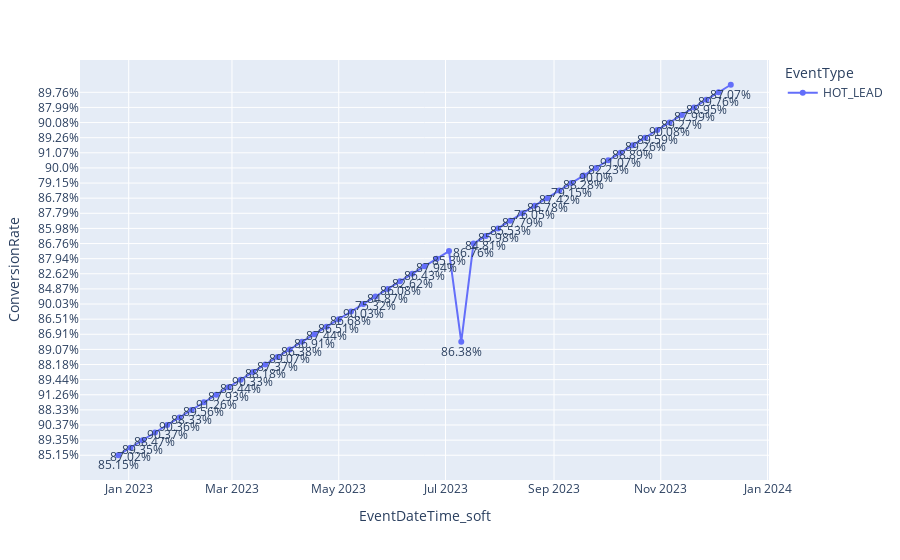

Here is the notebook cell this chart was saved with:
### Code cell
import plotly.express as px
fig = px.line(create_conversionRate(df,  "hot"),
                        x='EventDateTime_soft', y='ConversionRate', color='EventType', markers=True,
                        text='ConversionRate')

fig.update_traces(textposition='bottom center')

### Figure 1 — Plotly figure (JSON) as saved in the notebook; plotly's stock layout.template omitted (floating-point values rounded to 4 significant figures)
{"data": [{"hovertemplate": "EventType=HOT_LEAD<br>EventDateTime_soft=%{x}<br>ConversionRate=%{text}<extra></extra>", "legendgroup": "HOT_LEAD", "line": {"color": "#636efa", "dash": "solid"}, "marker": {"symbol": "circle"}, "mode": "text+lines+markers", "name": "HOT_LEAD", "orientation": "v", "showlegend": true, "text": ["85.15%", "87.02%", "89.35%", "88.47%", "90.37%", "90.36%", "88.33%", "89.56%", "91.26%", "87.93%", "89.44%", "90.33%", "88.18%", "87.37%", "89.07%", "86.38%", "86.91%", "87.44%", "86.51%", "86.68%", "90.03%", "75.32%", "84.87%", "86.08%", "82.62%", "86.43%", "87.94%", "85.3%", "86.38%", "86.76%", "84.81%", "85.98%", "85.53%", "87.79%", "76.05%", "86.78%", "87.42%", "79.15%", "88.28%", "90.0%", "82.23%", "91.07%", "88.89%", "89.26%", "89.59%", "90.08%", "89.27%", "87.99%", "88.95%", "89.76%", "87.07%"], "textposition": "bottom center", "type": "scatter", "x": ["2022-12-26T00:00:00", "2023-01-02T00:00:00", "2023-01-09T00:00:00", "2023-01-16T00:00:00", "2023-01-23T00:00:00", "2023-01-30T00:00:00", "2023-02-06T00:00:00", "2023-02-13T00:00:00", "2023-02-20T00:00:00", "2023-02-27T00:00:00", "2023-03-06T00:00:00", "2023-03-13T00:00:00", "2023-03-20T00:00:00", "2023-03-27T00:00:00", "2023-04-03T00:00:00", "2023-04-10T00:00:00", "2023-04-17T00:00:00", "2023-04-24T00:00:00", "2023-05-01T00:00:00", "2023-05-08T00:00:00", "2023-05-15T00:00:00", "2023-05-22T00:00:00", "2023-05-29T00:00:00", "2023-06-05T00:00:00", "2023-06-12T00:00:00", "2023-06-19T00:00:00", "2023-06-26T00:00:00", "2023-07-03T00:00:00", "2023-07-10T00:00:00", "2023-07-17T00:00:00", "2023-07-24T00:00:00", "2023-07-31T00:00:00", "2023-08-07T00:00:00", "2023-08-14T00:00:00", "2023-08-21T00:00:00", "2023-08-28T00:00:00", "2023-09-04T00:00:00", "2023-09-11T00:00:00", "2023-09-18T00:00:00", "2023-09-25T00:00:00", "2023-10-02T00:00:00", "2023-10-09T00:00:00", "2023-10-16T00:00:00", "2023-10-23T00:00:00", "2023-10-30T00:00:00", "2023-11-06T00:00:00", "2023-11-13T00:00:00", "2023-11-20T00:00:00", "2023-11-27T00:00:00", "2023-12-04T00:00:00", "2023-12-11T00:00:00"], "xaxis": "x", "y": ["85.15%", "87.02%", "89.35%", "88.47%", "90.37%", "90.36%", "88.33%", "89.56%", "91.26%", "87.93%", "89.44%", "90.33%", "88.18%", "87.37%", "89.07%", "86.38%", "86.91%", "87.44%", "86.51%", "86.68%", "90.03%", "75.32%", "84.87%", "86.08%", "82.62%", "86.43%", "87.94%", "85.3%", "86.38%", "86.76%", "84.81%", "85.98%", "85.53%", "87.79%", "76.05%", "86.78%", "87.42%", "79.15%", "88.28%", "90.0%", "82.23%", "91.07%", "88.89%", "89.26%", "89.59%", "90.08%", "89.27%", "87.99%", "88.95%", "89.76%", "87.07%"], "yaxis": "y"}], "layout": {"legend": {"title": {"text": "EventType"}, "tracegroupgap": 0}, "margin": {"t": 60}, "xaxis": {"anchor": "y", "domain": [0, 1], "title": {"text": "EventDateTime_soft"}}, "yaxis": {"anchor": "x", "domain": [0, 1], "title": {"text": "ConversionRate"}}}}
